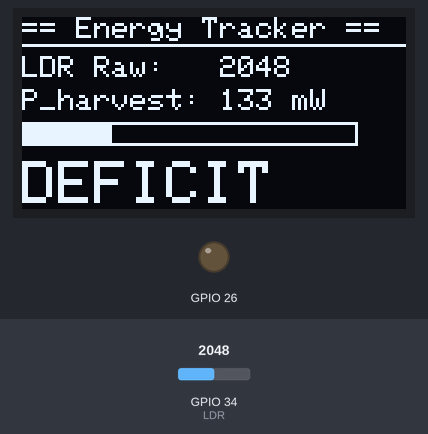
Bench run of a sketch on a simulated ESP32. Shown: 128×64 one-colour display, output pins drawn as LEDs (lit = HIGH). The inputs (shaded band) are chosen by the test bench; at power-on: GPIO 34 (LDR) = 2048. What the sketch prints to the serial monitor is not drawn.

Above: at 2.7 s.
2.8 s: GPIO 34 (LDR) set to 2112
At 4.7 s:
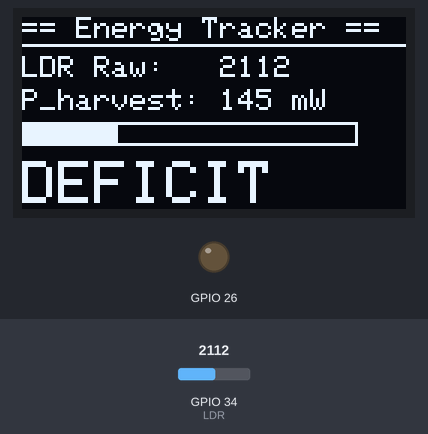
5.1 s: GPIO 34 (LDR) set to 2214
At 6.8 s:
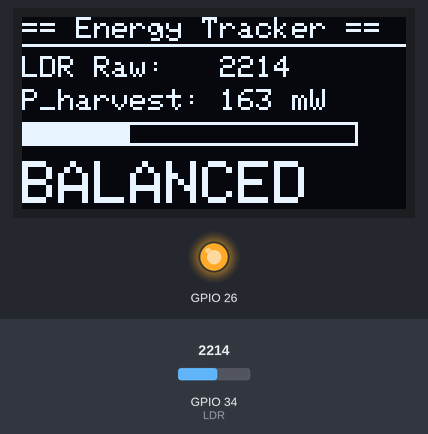
7.1 s: GPIO 34 (LDR) set to 3040
At 8.1 s:
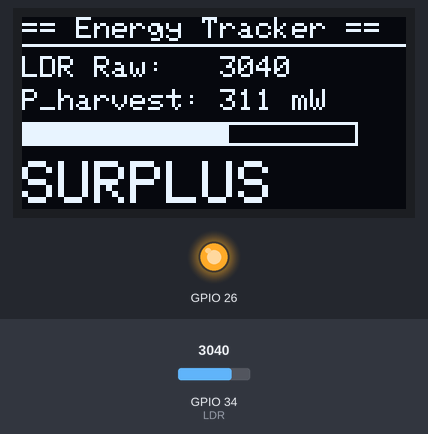
9.2 s: GPIO 34 (LDR) set to 2960
At 10.3 s:
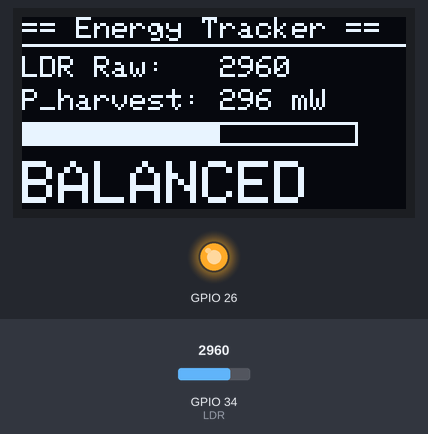
11.2 s: GPIO 34 (LDR) set to 2866
At 12.5 s:
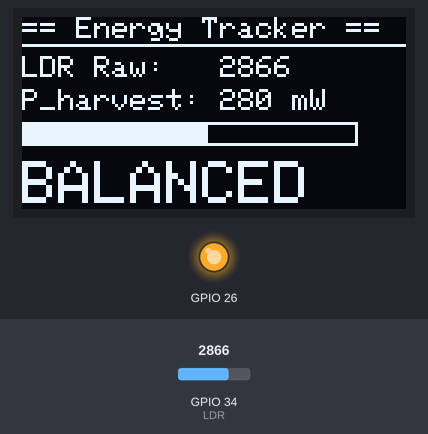
13.3 s: GPIO 34 (LDR) set to 2110
At 14.8 s:
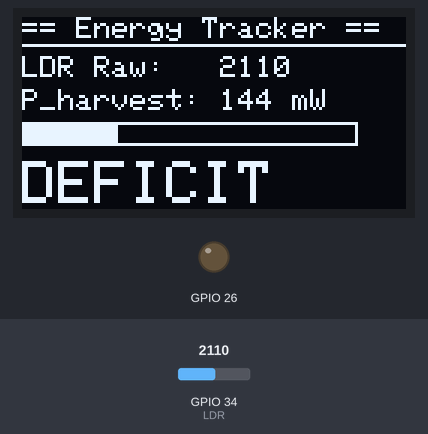
Timing chart, 0 to 16.3 s (numbered marks = the images above; inputs shaded):
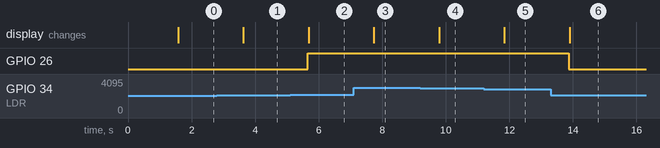

The sketch:

LDRwLCDwLEDIndicatorwhiBCTR.ino
```cpp
// ─────────────────────────────────────────────────────────────────
//  Solar Energy Debt Tracker — LDR + SSD1306 OLED
//  ESP32 DevKit v1
//
//  Libraries required (Arduino IDE > Library Manager):
//    - Adafruit SSD1306
//    - Adafruit GFX Library
//
//  Wiring:
//    LDR pin 1  ──► 3.3V
//    LDR pin 2  ──► GPIO34  +  10kΩ resistor to GND  (voltage divider)
//    OLED VCC   ──► 3.3V
//    OLED GND   ──► GND
//    OLED SDA   ──► GPIO21
//    OLED SCL   ──► GPIO22
// ─────────────────────────────────────────────────────────────────

#include <Wire.h>
#include <Adafruit_GFX.h>
#include <Adafruit_SSD1306.h>

// ── OLED ──────────────────────────────────────────────────────────
#define SCREEN_WIDTH  128
#define SCREEN_HEIGHT  64
#define OLED_RESET     -1        // no reset pin on most modules
#define OLED_ADDRESS 0x3C        // default I2C address for 0.96" OLED

Adafruit_SSD1306 display(SCREEN_WIDTH, SCREEN_HEIGHT, &Wire, OLED_RESET);

// ── LDR ──────────────────────────────────────────────────────────
int LDR = 34;
int input_val_LDR = 0;

// ── State thresholds (tune after calibrating your LDR range) ─────
//  Based on your observed range: 1300 (dark) to 4095 (bright)
#define SURPLUS_THRESHOLD  3000   // bright light
#define DEFICIT_THRESHOLD  2150   // dim / covered

// ── Simulated max harvest power (mW) for your 5V/100mA solar cell
#define MAX_HARVEST_MW 500

void setup() {
  Serial.begin(115200);
  analogSetAttenuation(ADC_11db);   // full 0–3.3V range on ADC
  pinMode(26, OUTPUT);

  // Initialise OLED
  if (!display.begin(SSD1306_SWITCHCAPVCC, OLED_ADDRESS)) {
    Serial.println("SSD1306 not found — check wiring & I2C address");
    while (true);                   // halt; fix wiring before continuing
  }

  // Splash screen
  display.clearDisplay();
  display.setTextColor(SSD1306_WHITE);
  display.setTextSize(1);
  display.setCursor(20, 20);
  display.println("Energy Tracker");
  display.setCursor(30, 35);
  display.println("Starting...");
  display.display();
  delay(1500);
}

void loop() {

  // ── 1. Read LDR ─────────────────────────────────────────────────
  input_val_LDR = analogRead(LDR);

  // ── 2. Map to simulated harvest power ───────────────────────────
  //  floor is ~1300; map that range to 0–MAX_HARVEST_MW
  int p_harvest = map(input_val_LDR, 1300, 4095, 0, MAX_HARVEST_MW);
  p_harvest = constrain(p_harvest, 0, MAX_HARVEST_MW);

  // ── 3. Determine operating state ────────────────────────────────
  const char* state;
  if (input_val_LDR >= SURPLUS_THRESHOLD) {
    state = "SURPLUS";
  } else if (input_val_LDR <= DEFICIT_THRESHOLD) {
    state = "DEFICIT";
  } else {
    state = "BALANCED";
  }

  // ── 4. Serial output ─────────────────────────────────────────────
  Serial.print("LDR Value is: ");
  Serial.print(input_val_LDR);
  Serial.print("  |  P_harvest: ");
  Serial.print(p_harvest);
  Serial.print(" mW  |  State: ");
  Serial.println(state);

  // ── 5. OLED layout ──────────────────────────────────────────────
  display.clearDisplay();

  // ── 6. LED Indicator  ───────────────────────────────────────────
  if (strcmp(state, "DEFICIT") == 0) {
  digitalWrite(26, LOW);   // shed load
  } else {
  digitalWrite(26, HIGH);  // load on
  }

  // Row 0: title
  display.setTextSize(1);
  display.setCursor(0, 0);
  display.println("== Energy Tracker ==");
  display.drawLine(0, 9, 127, 9, SSD1306_WHITE);   // divider

  // Row 1: LDR raw value
  display.setCursor(0, 13);
  display.print("LDR Raw:   ");
  display.println(input_val_LDR);

  // Row 2: simulated harvest power
  display.setCursor(0, 24);
  display.print("P_harvest: ");
  display.print(p_harvest);
  display.println(" mW");

  // Row 3: bar graph (harvest meter)
  int barWidth = map(p_harvest, 0, MAX_HARVEST_MW, 0, 110);
  display.drawRect(0, 35, 112, 8, SSD1306_WHITE);          // outline
  display.fillRect(1, 36, barWidth, 6, SSD1306_WHITE);     // fill

  // Row 4: large state label
  display.setTextSize(2);
  display.setCursor(0, 48);
  display.print(state);

  display.display();
  delay(1000);
}
```

Measured:
- the behaviour switches between 2150 and 2151 on GPIO 34 (LDR) (found by bisection; images 1 and 2)
- after the input at 2.8 s, the display: changes after 0.83 s (image 1)
- after the input at 5.1 s, GPIO 26: LOW → HIGH after 0.56 s; the display: changes after 0.59 s (image 2)
- after the input at 7.1 s, the display: changes after 0.64 s (image 3)
- after the input at 9.2 s, the display: changes after 0.59 s (image 4)
- after the input at 11.2 s, the display: changes after 0.64 s (image 5)
- after the input at 13.3 s, GPIO 26: HIGH → LOW after 0.57 s; the display: changes after 0.59 s (image 6)
